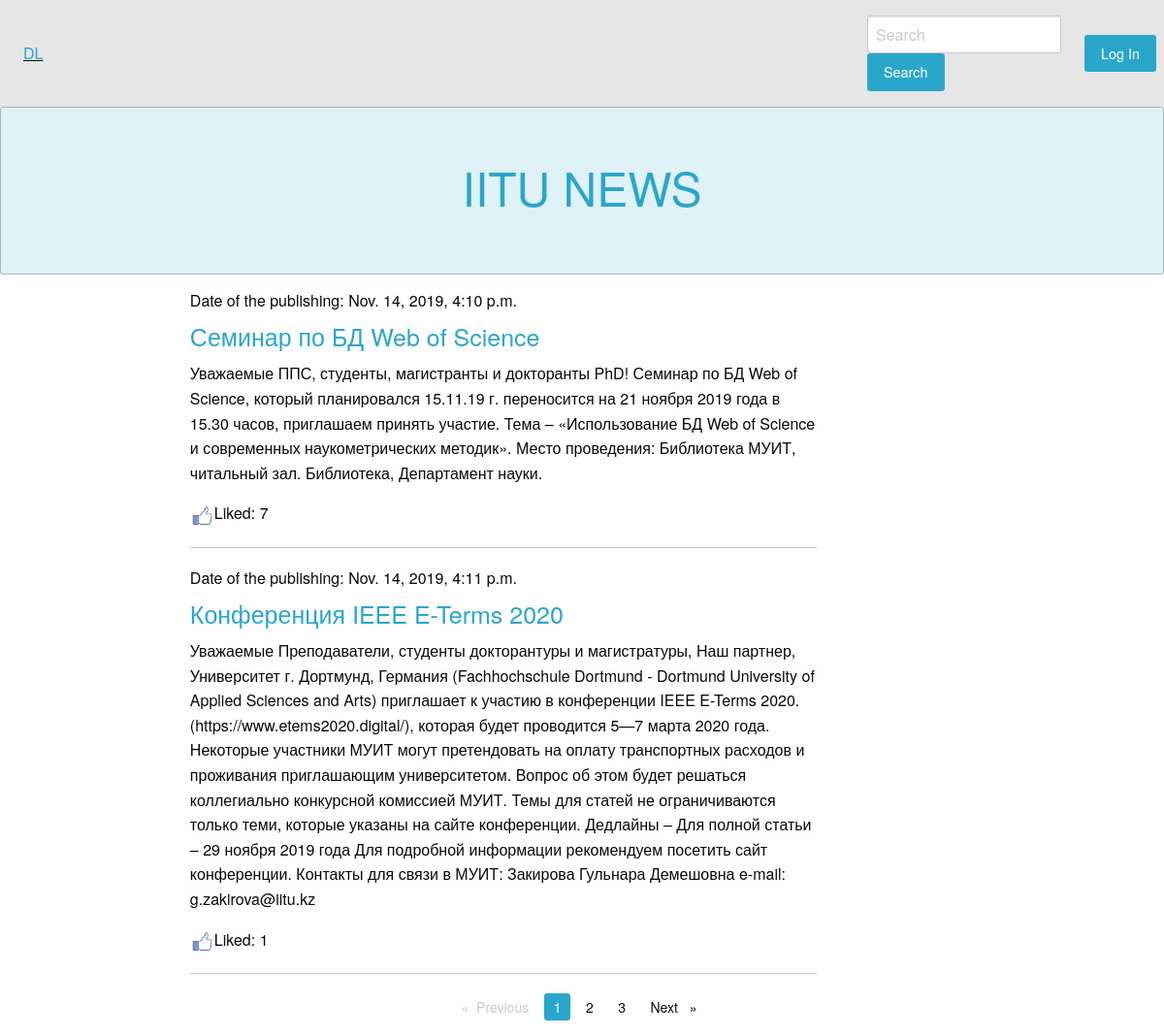
Screenshot of /basicview/articles/all/ with the database file from the repository.
### article/models.py (models this page shows)
class Article(models.Model):
    class Meta:
        db_table = "article"
    article_title = models.CharField(max_length=200)
    article_text = models.TextField()
    article_date = models.DateTimeField()
    article_likes = models.IntegerField(default=0)

### article/views.py (the view)
# urls.py: path('articles/all/', article.views.articles, name="articles"),
def articles(request, page_number=1):
    search_query = request.GET.get("search_field", '')
    if search_query:
        all_articles = Article.objects.filter(Q(article_title__icontains=search_query) |
                                              Q(article_text__icontains=search_query))
    else:
        all_articles = Article.objects.all()
    current_page = Paginator(all_articles, 2)
    return render_to_response('articles.html', {'articles': current_page.page(page_number),
                                                'username': auth.get_user(request).username})

### article/templates/articles.html (shortened to what this page needs)
{% extends "main.html"%}
{% load staticfiles %}
{% block article %}
    <div class="large-8 columns">
        {% for article in articles %}
            <h6>Date of the publishing: {{ article.article_date }}</h6>
            <h4><a href="/articles/get/{{ article.id }}">{{ article.article_title }}</a></h4>
            <p>{{ article.article_text }}</p>
            <p><a href="/articles/addlike/{{ article.id }}/"><img src="{% static  "img/like.jpg" %}" width="25px" height="25px"></a>Liked: {{ article.article_likes }}</p>
            <hr>
        {% endfor %}
    </div>
    <div class="row">
        <div class="large-3 large-offset-5 columns">
            <nav aria-label="Pagination">
            <ul class="pagination">
                {% if articles.has_previous %}
                    <li class="pagination-previous enabled"><a href="/page/{{ articles.previous_page_number }}" aria-label="Previous page">Previous <span class="show-for-sr">{{ page }}</span></a></li>
                {% else %}
                <li class="pagination-previous disabled">Previous <span class="show-for-sr">page</span></li>
                {% endif %}
                {% for page in articles.paginator.page_range %}
                    {% if page == articles.number %}
                        <li class="current"><span class="show-for-sr">You're on page</span>{{ page }}</li>
                    {% else %}
                        <li><a href="/page/{{ page }}">{{ page }}</a></li>
                    {% endif %}
                {% endfor %}
            {% if articles.has_next %}
                <li class="pagination-next enabled"><a href="/page/{{ articles.next_page_number }}" aria-label="Next page">Next </a></li>
            {% else %}
                <li><a href="/page/{{ page }}" aria-label="Page 2">{{ page }}</a></li>
            {% endif %}
            </ul>
            </nav>
        </div>
    </div>
{% endblock %}

### rows the page displays
Article: article_date "Nov. 14, 2019, 4:10 p.m.", article_title "Семинар по БД Web of Science", article_text "Уважаемые ППС, студенты, магистранты и докторанты PhD! Семинар по БД Web of Science, который планировался 15.11.19 г. переносится на 21 ноября 2019 года в 15.30 часов, приглашаем принять участие. Тема – «Использование БД Web of Science и современных наукометрических методик». Место проведения: Библиотека МУИТ, читальный зал. Библиотека, Департамент науки.", article_likes "7"
Article: article_date "Nov. 14, 2019, 4:11 p.m.", article_title "Конференция IEEE E-Terms 2020", article_text "Уважаемые Преподаватели, студенты докторантуры и магистратуры, Наш партнер, Университет г. Дортмунд, Германия (Fachhochschule Dortmund - Dortmund University of Applied Sciences and Arts) приглашает к участию в конференции IEEE E-Terms 2020. (https://www.etems2020.digital/), которая будет проводится 5—7 марта 2020 года. Некоторые участники МУИТ могут претендовать на оплату транспортных расходов и проживания приглашающим университетом. Вопрос об этом будет решаться коллегиально конкурсной комиссией МУИТ. Темы для статей не ограничиваются только теми, которые указаны на сайте конференции. Дедлайны – Для полной статьи – 29 ноября 2019 года Для подробной информации рекомендуем посетить сайт…", article_likes "1"

### other values shown
{{ page }} "1"
{{ page }} "2" "3"
